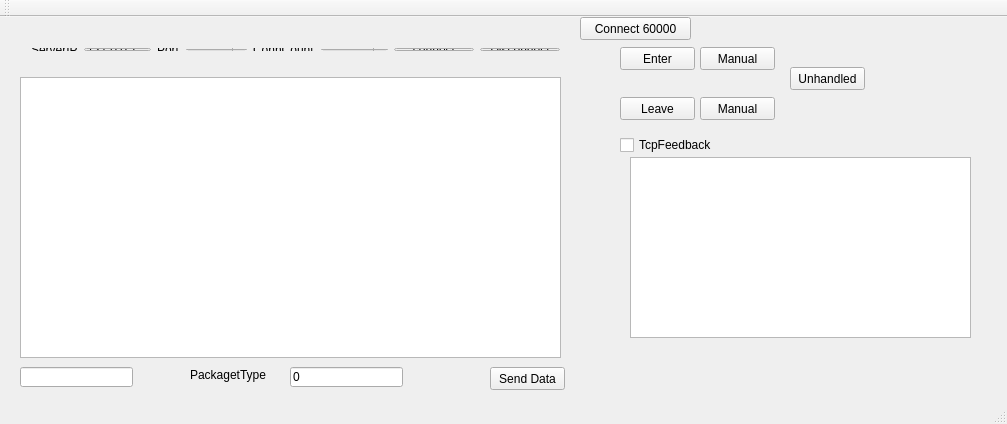
<?xml version="1.0" encoding="UTF-8"?>
<ui version="4.0">
 <class>MainWindow</class>
 <widget class="QMainWindow" name="MainWindow">
  <property name="geometry">
   <rect>
    <x>0</x>
    <y>0</y>
    <width>1007</width>
    <height>424</height>
   </rect>
  </property>
  <property name="windowTitle">
   <string>Test</string>
  </property>
  <widget class="QWidget" name="centralWidget">
   <widget class="QWidget" name="layoutWidget">
    <property name="geometry">
     <rect>
      <x>20</x>
      <y>20</y>
      <width>551</width>
      <height>25</height>
     </rect>
    </property>
    <layout class="QHBoxLayout" name="horizontalLayout">
     <item>
      <widget class="QLabel" name="label">
       <property name="text">
        <string>ServerIP</string>
       </property>
      </widget>
     </item>
     <item>
      <widget class="QLineEdit" name="edtServerIP">
       <property name="text">
        <string>127.0.0.1</string>
       </property>
      </widget>
     </item>
     <item>
      <widget class="QLabel" name="label_2">
       <property name="text">
        <string>Port</string>
       </property>
      </widget>
     </item>
     <item>
      <widget class="QSpinBox" name="sbPort">
       <property name="minimum">
        <number>1024</number>
       </property>
       <property name="maximum">
        <number>65535</number>
       </property>
       <property name="value">
        <number>6000</number>
       </property>
      </widget>
     </item>
     <item>
      <widget class="QLabel" name="label_3">
       <property name="text">
        <string>ConnCount</string>
       </property>
      </widget>
     </item>
     <item>
      <widget class="QSpinBox" name="sbConnCount">
       <property name="minimum">
        <number>1</number>
       </property>
       <property name="maximum">
        <number>9999999</number>
       </property>
       <property name="value">
        <number>2</number>
       </property>
      </widget>
     </item>
     <item>
      <widget class="QPushButton" name="btnConnect">
       <property name="text">
        <string>connect</string>
       </property>
      </widget>
     </item>
     <item>
      <widget class="QPushButton" name="btnDisconnect">
       <property name="text">
        <string>Disconnect</string>
       </property>
      </widget>
     </item>
    </layout>
   </widget>
   <widget class="QPlainTextEdit" name="txtData">
    <property name="geometry">
     <rect>
      <x>20</x>
      <y>60</y>
      <width>541</width>
      <height>281</height>
     </rect>
    </property>
   </widget>
   <widget class="QPushButton" name="btnSendData">
    <property name="geometry">
     <rect>
      <x>490</x>
      <y>350</y>
      <width>75</width>
      <height>23</height>
     </rect>
    </property>
    <property name="text">
     <string>Send Data</string>
    </property>
   </widget>
   <widget class="QPushButton" name="btnEnter">
    <property name="geometry">
     <rect>
      <x>620</x>
      <y>30</y>
      <width>75</width>
      <height>23</height>
     </rect>
    </property>
    <property name="text">
     <string>Enter</string>
    </property>
   </widget>
   <widget class="QPushButton" name="btnLeave">
    <property name="geometry">
     <rect>
      <x>620</x>
      <y>80</y>
      <width>75</width>
      <height>23</height>
     </rect>
    </property>
    <property name="text">
     <string>Leave</string>
    </property>
   </widget>
   <widget class="QLineEdit" name="edtLength">
    <property name="geometry">
     <rect>
      <x>20</x>
      <y>350</y>
      <width>113</width>
      <height>20</height>
     </rect>
    </property>
   </widget>
   <widget class="QPlainTextEdit" name="txtMulticast">
    <property name="geometry">
     <rect>
      <x>630</x>
      <y>140</y>
      <width>341</width>
      <height>181</height>
     </rect>
    </property>
   </widget>
   <widget class="QCheckBox" name="checkBox">
    <property name="geometry">
     <rect>
      <x>620</x>
      <y>120</y>
      <width>101</width>
      <height>16</height>
     </rect>
    </property>
    <property name="text">
     <string>TcpFeedback</string>
    </property>
   </widget>
   <widget class="QLineEdit" name="edtPkType">
    <property name="geometry">
     <rect>
      <x>290</x>
      <y>350</y>
      <width>113</width>
      <height>20</height>
     </rect>
    </property>
    <property name="text">
     <string>0</string>
    </property>
   </widget>
   <widget class="QLabel" name="label_4">
    <property name="geometry">
     <rect>
      <x>190</x>
      <y>350</y>
      <width>81</width>
      <height>16</height>
     </rect>
    </property>
    <property name="text">
     <string>PackagetType</string>
    </property>
   </widget>
   <widget class="QPushButton" name="pushButton">
    <property name="geometry">
     <rect>
      <x>700</x>
      <y>30</y>
      <width>75</width>
      <height>23</height>
     </rect>
    </property>
    <property name="text">
     <string>Manual</string>
    </property>
   </widget>
   <widget class="QPushButton" name="pushButton_2">
    <property name="geometry">
     <rect>
      <x>700</x>
      <y>80</y>
      <width>75</width>
      <height>23</height>
     </rect>
    </property>
    <property name="text">
     <string>Manual</string>
    </property>
   </widget>
   <widget class="QPushButton" name="pushButton_3">
    <property name="geometry">
     <rect>
      <x>790</x>
      <y>50</y>
      <width>75</width>
      <height>23</height>
     </rect>
    </property>
    <property name="text">
     <string>Unhandled</string>
    </property>
   </widget>
   <widget class="QPushButton" name="pushButton_4">
    <property name="geometry">
     <rect>
      <x>580</x>
      <y>0</y>
      <width>111</width>
      <height>23</height>
     </rect>
    </property>
    <property name="text">
     <string>Connect 60000</string>
    </property>
   </widget>
  </widget>
  <widget class="QMenuBar" name="menuBar">
   <property name="geometry">
    <rect>
     <x>0</x>
     <y>0</y>
     <width>1007</width>
     <height>19</height>
    </rect>
   </property>
  </widget>
  <widget class="QToolBar" name="mainToolBar">
   <attribute name="toolBarArea">
    <enum>TopToolBarArea</enum>
   </attribute>
   <attribute name="toolBarBreak">
    <bool>false</bool>
   </attribute>
  </widget>
  <widget class="QStatusBar" name="statusBar"/>
 </widget>
 <layoutdefault spacing="6" margin="11"/>
 <resources/>
 <connections/>
</ui>
